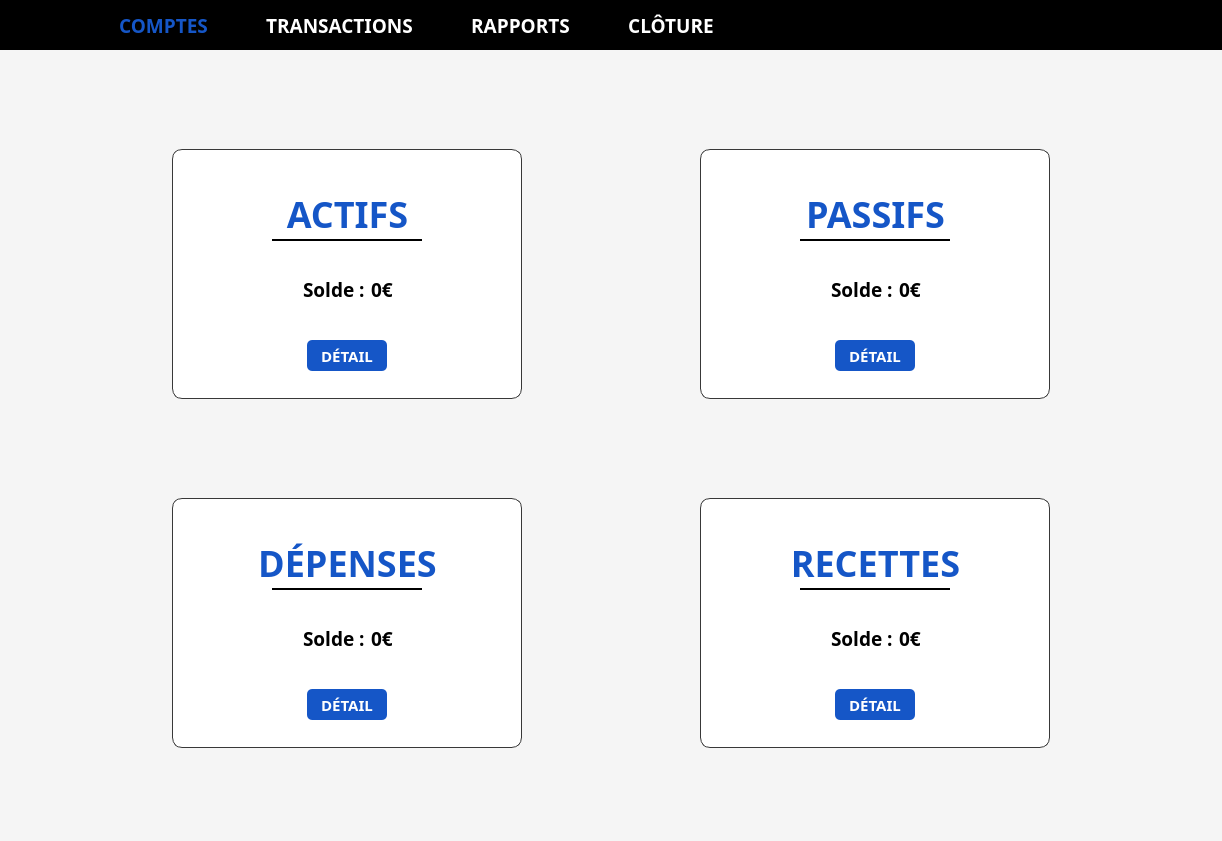
<?xml version="1.0" encoding="UTF-8"?>
<ui version="4.0">
 <class>ComptesView</class>
 <widget class="QMainWindow" name="ComptesView">
  <property name="geometry">
   <rect>
    <x>0</x>
    <y>0</y>
    <width>1222</width>
    <height>841</height>
   </rect>
  </property>
  <property name="windowTitle">
   <string>Treasurer - Comptes</string>
  </property>
  <widget class="QWidget" name="centralwidget">
   <property name="styleSheet">
    <string notr="true">background: #f5f5f5;</string>
   </property>
   <layout class="QGridLayout" name="gridLayout_2">
    <property name="leftMargin">
     <number>0</number>
    </property>
    <property name="topMargin">
     <number>0</number>
    </property>
    <property name="rightMargin">
     <number>0</number>
    </property>
    <property name="bottomMargin">
     <number>0</number>
    </property>
    <item row="0" column="0">
     <layout class="QVBoxLayout" name="verticalLayout">
      <item>
       <widget class="QWidget" name="widget" native="true">
        <property name="minimumSize">
         <size>
          <width>0</width>
          <height>50</height>
         </size>
        </property>
        <property name="maximumSize">
         <size>
          <width>16777215</width>
          <height>50</height>
         </size>
        </property>
        <property name="styleSheet">
         <string notr="true">background: #000000;</string>
        </property>
        <layout class="QHBoxLayout" name="horizontalLayout_3">
         <item>
          <layout class="QHBoxLayout" name="horizontalLayout_2">
           <property name="spacing">
            <number>50</number>
           </property>
           <property name="leftMargin">
            <number>15</number>
           </property>
           <item>
            <widget class="QLabel" name="label">
             <property name="minimumSize">
              <size>
               <width>41</width>
               <height>31</height>
              </size>
             </property>
             <property name="maximumSize">
              <size>
               <width>41</width>
               <height>31</height>
              </size>
             </property>
             <property name="text">
              <string/>
             </property>
             <property name="pixmap">
              <pixmap>../ressources/small-logo.svg</pixmap>
             </property>
             <property name="scaledContents">
              <bool>true</bool>
             </property>
            </widget>
           </item>
           <item>
            <widget class="QPushButton" name="comptes_button">
             <property name="font">
              <font>
               <family>Raleway</family>
               <pointsize>14</pointsize>
               <weight>75</weight>
               <bold>true</bold>
              </font>
             </property>
             <property name="styleSheet">
              <string notr="true">color: #1556C7;</string>
             </property>
             <property name="text">
              <string>COMPTES</string>
             </property>
             <property name="flat">
              <bool>true</bool>
             </property>
            </widget>
           </item>
           <item>
            <widget class="QPushButton" name="transaction_button">
             <property name="font">
              <font>
               <family>Raleway</family>
               <pointsize>14</pointsize>
               <weight>75</weight>
               <bold>true</bold>
              </font>
             </property>
             <property name="styleSheet">
              <string notr="true">color: #ffffff;</string>
             </property>
             <property name="text">
              <string>TRANSACTIONS</string>
             </property>
             <property name="flat">
              <bool>true</bool>
             </property>
            </widget>
           </item>
           <item>
            <widget class="QPushButton" name="rapports_button">
             <property name="font">
              <font>
               <family>Raleway</family>
               <pointsize>14</pointsize>
               <weight>75</weight>
               <bold>true</bold>
              </font>
             </property>
             <property name="styleSheet">
              <string notr="true">color: #ffffff;</string>
             </property>
             <property name="text">
              <string>RAPPORTS</string>
             </property>
             <property name="flat">
              <bool>true</bool>
             </property>
            </widget>
           </item>
           <item>
            <widget class="QPushButton" name="cloture_button">
             <property name="font">
              <font>
               <family>Raleway</family>
               <pointsize>14</pointsize>
               <weight>75</weight>
               <bold>true</bold>
              </font>
             </property>
             <property name="styleSheet">
              <string notr="true">color: #ffffff;</string>
             </property>
             <property name="text">
              <string>CLÔTURE</string>
             </property>
             <property name="flat">
              <bool>true</bool>
             </property>
            </widget>
           </item>
          </layout>
         </item>
         <item>
          <spacer name="horizontalSpacer">
           <property name="orientation">
            <enum>Qt::Horizontal</enum>
           </property>
           <property name="sizeHint" stdset="0">
            <size>
             <width>40</width>
             <height>20</height>
            </size>
           </property>
          </spacer>
         </item>
         <item>
          <layout class="QHBoxLayout" name="horizontalLayout">
           <property name="spacing">
            <number>15</number>
           </property>
           <item>
            <widget class="QPushButton" name="settings_button">
             <property name="layoutDirection">
              <enum>Qt::RightToLeft</enum>
             </property>
             <property name="text">
              <string/>
             </property>
             <property name="icon">
              <iconset>
               <normaloff>../ressources/settings.svg</normaloff>../ressources/settings.svg</iconset>
             </property>
             <property name="iconSize">
              <size>
               <width>28</width>
               <height>30</height>
              </size>
             </property>
             <property name="flat">
              <bool>true</bool>
             </property>
            </widget>
           </item>
           <item>
            <widget class="QPushButton" name="logout_button">
             <property name="sizePolicy">
              <sizepolicy hsizetype="Fixed" vsizetype="Fixed">
               <horstretch>0</horstretch>
               <verstretch>0</verstretch>
              </sizepolicy>
             </property>
             <property name="text">
              <string/>
             </property>
             <property name="icon">
              <iconset>
               <normaloff>../ressources/quit.svg</normaloff>../ressources/quit.svg</iconset>
             </property>
             <property name="iconSize">
              <size>
               <width>30</width>
               <height>30</height>
              </size>
             </property>
             <property name="flat">
              <bool>true</bool>
             </property>
            </widget>
           </item>
          </layout>
         </item>
        </layout>
       </widget>
      </item>
      <item>
       <spacer name="verticalSpacer_3">
        <property name="orientation">
         <enum>Qt::Vertical</enum>
        </property>
        <property name="sizeHint" stdset="0">
         <size>
          <width>20</width>
          <height>40</height>
         </size>
        </property>
       </spacer>
      </item>
      <item>
       <layout class="QHBoxLayout" name="horizontalLayout_4">
        <item>
         <widget class="QWidget" name="actifs" native="true">
          <property name="minimumSize">
           <size>
            <width>350</width>
            <height>250</height>
           </size>
          </property>
          <property name="maximumSize">
           <size>
            <width>350</width>
            <height>250</height>
           </size>
          </property>
          <property name="styleSheet">
           <string notr="true">QWidget#actifs {
border-style : solid; 
border-width: 1px;
border-color: rgb(56, 56, 56);
border-radius: 10px;
}

QWidget{
background: #ffffff;
}</string>
          </property>
          <widget class="QWidget" name="widget_7" native="true">
           <property name="geometry">
            <rect>
             <x>100</x>
             <y>90</y>
             <width>150</width>
             <height>2</height>
            </rect>
           </property>
           <property name="sizePolicy">
            <sizepolicy hsizetype="Preferred" vsizetype="Preferred">
             <horstretch>0</horstretch>
             <verstretch>0</verstretch>
            </sizepolicy>
           </property>
           <property name="minimumSize">
            <size>
             <width>150</width>
             <height>2</height>
            </size>
           </property>
           <property name="maximumSize">
            <size>
             <width>150</width>
             <height>2</height>
            </size>
           </property>
           <property name="styleSheet">
            <string notr="true">.QWidget {
background: #000000;
border: none;
border-radius: 0px;
}</string>
           </property>
          </widget>
          <widget class="QLabel" name="label_9">
           <property name="geometry">
            <rect>
             <x>10</x>
             <y>40</y>
             <width>331</width>
             <height>39</height>
            </rect>
           </property>
           <property name="sizePolicy">
            <sizepolicy hsizetype="Preferred" vsizetype="Fixed">
             <horstretch>0</horstretch>
             <verstretch>0</verstretch>
            </sizepolicy>
           </property>
           <property name="font">
            <font>
             <family>Raleway</family>
             <pointsize>27</pointsize>
             <weight>75</weight>
             <bold>true</bold>
            </font>
           </property>
           <property name="styleSheet">
            <string notr="true">color: #1556C7;</string>
           </property>
           <property name="text">
            <string>&lt;html&gt;&lt;head/&gt;&lt;body&gt;&lt;p align=&quot;center&quot;&gt;ACTIFS&lt;/p&gt;&lt;/body&gt;&lt;/html&gt;</string>
           </property>
          </widget>
          <widget class="QWidget" name="horizontalLayoutWidget_4">
           <property name="geometry">
            <rect>
             <x>20</x>
             <y>190</y>
             <width>311</width>
             <height>33</height>
            </rect>
           </property>
           <layout class="QHBoxLayout" name="horizontalLayout_6">
            <item>
             <widget class="QPushButton" name="connection_button">
              <property name="minimumSize">
               <size>
                <width>80</width>
                <height>31</height>
               </size>
              </property>
              <property name="maximumSize">
               <size>
                <width>80</width>
                <height>31</height>
               </size>
              </property>
              <property name="font">
               <font>
                <family>Raleway</family>
                <pointsize>11</pointsize>
                <weight>75</weight>
                <bold>true</bold>
               </font>
              </property>
              <property name="styleSheet">
               <string notr="true">QPushButton{
background : #1556C7;
color : #FFFFFF;
font-weight: bold;
border-radius: 5px;
border: none;
}</string>
              </property>
              <property name="text">
               <string>DÉTAIL</string>
              </property>
             </widget>
            </item>
           </layout>
          </widget>
          <widget class="QWidget" name="horizontalLayoutWidget_9">
           <property name="geometry">
            <rect>
             <x>10</x>
             <y>100</y>
             <width>331</width>
             <height>80</height>
            </rect>
           </property>
           <layout class="QHBoxLayout" name="horizontalLayout_12">
            <item>
             <layout class="QHBoxLayout" name="horizontalLayout_11">
              <item>
               <spacer name="horizontalSpacer_2">
                <property name="orientation">
                 <enum>Qt::Horizontal</enum>
                </property>
                <property name="sizeHint" stdset="0">
                 <size>
                  <width>40</width>
                  <height>20</height>
                 </size>
                </property>
               </spacer>
              </item>
              <item>
               <widget class="QLabel" name="label_8">
                <property name="font">
                 <font>
                  <family>Raleway</family>
                  <pointsize>14</pointsize>
                  <weight>75</weight>
                  <bold>true</bold>
                 </font>
                </property>
                <property name="text">
                 <string>Solde :</string>
                </property>
               </widget>
              </item>
              <item>
               <widget class="QLabel" name="actifsLabel">
                <property name="font">
                 <font>
                  <family>Raleway</family>
                  <pointsize>14</pointsize>
                  <weight>75</weight>
                  <bold>true</bold>
                 </font>
                </property>
                <property name="text">
                 <string>0€</string>
                </property>
               </widget>
              </item>
              <item>
               <spacer name="horizontalSpacer_3">
                <property name="orientation">
                 <enum>Qt::Horizontal</enum>
                </property>
                <property name="sizeHint" stdset="0">
                 <size>
                  <width>40</width>
                  <height>20</height>
                 </size>
                </property>
               </spacer>
              </item>
             </layout>
            </item>
           </layout>
          </widget>
         </widget>
        </item>
        <item>
         <widget class="QWidget" name="passifs" native="true">
          <property name="minimumSize">
           <size>
            <width>350</width>
            <height>250</height>
           </size>
          </property>
          <property name="maximumSize">
           <size>
            <width>350</width>
            <height>250</height>
           </size>
          </property>
          <property name="styleSheet">
           <string notr="true">QWidget#passifs {
border-style : solid; 
border-width: 1px;
border-color: rgb(56, 56, 56);
border-radius: 10px;
}

QWidget{
background: #ffffff;
}</string>
          </property>
          <widget class="QWidget" name="widget_10" native="true">
           <property name="geometry">
            <rect>
             <x>100</x>
             <y>90</y>
             <width>150</width>
             <height>2</height>
            </rect>
           </property>
           <property name="sizePolicy">
            <sizepolicy hsizetype="Preferred" vsizetype="Preferred">
             <horstretch>0</horstretch>
             <verstretch>0</verstretch>
            </sizepolicy>
           </property>
           <property name="minimumSize">
            <size>
             <width>150</width>
             <height>2</height>
            </size>
           </property>
           <property name="maximumSize">
            <size>
             <width>150</width>
             <height>2</height>
            </size>
           </property>
           <property name="styleSheet">
            <string notr="true">.QWidget {
background: #000000;
border: none;
border-radius: 0px;
}</string>
           </property>
          </widget>
          <widget class="QLabel" name="label_17">
           <property name="geometry">
            <rect>
             <x>10</x>
             <y>40</y>
             <width>331</width>
             <height>39</height>
            </rect>
           </property>
           <property name="sizePolicy">
            <sizepolicy hsizetype="Preferred" vsizetype="Fixed">
             <horstretch>0</horstretch>
             <verstretch>0</verstretch>
            </sizepolicy>
           </property>
           <property name="font">
            <font>
             <family>Raleway</family>
             <pointsize>27</pointsize>
             <weight>75</weight>
             <bold>true</bold>
            </font>
           </property>
           <property name="styleSheet">
            <string notr="true">color: #1556C7;</string>
           </property>
           <property name="text">
            <string>&lt;html&gt;&lt;head/&gt;&lt;body&gt;&lt;p align=&quot;center&quot;&gt;PASSIFS&lt;/p&gt;&lt;/body&gt;&lt;/html&gt;</string>
           </property>
          </widget>
          <widget class="QWidget" name="horizontalLayoutWidget_7">
           <property name="geometry">
            <rect>
             <x>20</x>
             <y>190</y>
             <width>311</width>
             <height>33</height>
            </rect>
           </property>
           <layout class="QHBoxLayout" name="horizontalLayout_9">
            <item>
             <widget class="QPushButton" name="connection_button_4">
              <property name="minimumSize">
               <size>
                <width>80</width>
                <height>31</height>
               </size>
              </property>
              <property name="maximumSize">
               <size>
                <width>80</width>
                <height>31</height>
               </size>
              </property>
              <property name="font">
               <font>
                <family>Raleway</family>
                <pointsize>11</pointsize>
                <weight>75</weight>
                <bold>true</bold>
               </font>
              </property>
              <property name="styleSheet">
               <string notr="true">QPushButton{
background : #1556C7;
color : #FFFFFF;
font-weight: bold;
border-radius: 5px;
border: none;
}</string>
              </property>
              <property name="text">
               <string>DÉTAIL</string>
              </property>
              <property name="flat">
               <bool>false</bool>
              </property>
             </widget>
            </item>
           </layout>
          </widget>
          <widget class="QWidget" name="horizontalLayoutWidget_11">
           <property name="geometry">
            <rect>
             <x>10</x>
             <y>100</y>
             <width>331</width>
             <height>80</height>
            </rect>
           </property>
           <layout class="QHBoxLayout" name="horizontalLayout_15">
            <item>
             <layout class="QHBoxLayout" name="horizontalLayout_16">
              <item>
               <spacer name="horizontalSpacer_6">
                <property name="orientation">
                 <enum>Qt::Horizontal</enum>
                </property>
                <property name="sizeHint" stdset="0">
                 <size>
                  <width>40</width>
                  <height>20</height>
                 </size>
                </property>
               </spacer>
              </item>
              <item>
               <widget class="QLabel" name="label_18">
                <property name="font">
                 <font>
                  <family>Raleway</family>
                  <pointsize>14</pointsize>
                  <weight>75</weight>
                  <bold>true</bold>
                 </font>
                </property>
                <property name="text">
                 <string>Solde :</string>
                </property>
               </widget>
              </item>
              <item>
               <widget class="QLabel" name="passifsLabel">
                <property name="font">
                 <font>
                  <family>Raleway</family>
                  <pointsize>14</pointsize>
                  <weight>75</weight>
                  <bold>true</bold>
                 </font>
                </property>
                <property name="text">
                 <string>0€</string>
                </property>
               </widget>
              </item>
              <item>
               <spacer name="horizontalSpacer_7">
                <property name="orientation">
                 <enum>Qt::Horizontal</enum>
                </property>
                <property name="sizeHint" stdset="0">
                 <size>
                  <width>40</width>
                  <height>20</height>
                 </size>
                </property>
               </spacer>
              </item>
             </layout>
            </item>
           </layout>
          </widget>
         </widget>
        </item>
       </layout>
      </item>
      <item>
       <spacer name="verticalSpacer_2">
        <property name="orientation">
         <enum>Qt::Vertical</enum>
        </property>
        <property name="sizeHint" stdset="0">
         <size>
          <width>20</width>
          <height>40</height>
         </size>
        </property>
       </spacer>
      </item>
      <item>
       <layout class="QHBoxLayout" name="horizontalLayout_5">
        <item>
         <widget class="QWidget" name="depenses" native="true">
          <property name="minimumSize">
           <size>
            <width>350</width>
            <height>250</height>
           </size>
          </property>
          <property name="maximumSize">
           <size>
            <width>350</width>
            <height>250</height>
           </size>
          </property>
          <property name="styleSheet">
           <string notr="true">QWidget#depenses {
border-style : solid; 
border-width: 1px;
border-color: rgb(56, 56, 56);
border-radius: 10px;
}

QWidget{
background: #ffffff;
}</string>
          </property>
          <widget class="QWidget" name="widget_11" native="true">
           <property name="geometry">
            <rect>
             <x>100</x>
             <y>90</y>
             <width>150</width>
             <height>2</height>
            </rect>
           </property>
           <property name="sizePolicy">
            <sizepolicy hsizetype="Preferred" vsizetype="Preferred">
             <horstretch>0</horstretch>
             <verstretch>0</verstretch>
            </sizepolicy>
           </property>
           <property name="minimumSize">
            <size>
             <width>150</width>
             <height>2</height>
            </size>
           </property>
           <property name="maximumSize">
            <size>
             <width>150</width>
             <height>2</height>
            </size>
           </property>
           <property name="styleSheet">
            <string notr="true">.QWidget {
background: #000000;
border: none;
border-radius: 0px;
}</string>
           </property>
          </widget>
          <widget class="QLabel" name="label_20">
           <property name="geometry">
            <rect>
             <x>10</x>
             <y>40</y>
             <width>331</width>
             <height>39</height>
            </rect>
           </property>
           <property name="sizePolicy">
            <sizepolicy hsizetype="Preferred" vsizetype="Fixed">
             <horstretch>0</horstretch>
             <verstretch>0</verstretch>
            </sizepolicy>
           </property>
           <property name="font">
            <font>
             <family>Raleway</family>
             <pointsize>27</pointsize>
             <weight>75</weight>
             <bold>true</bold>
            </font>
           </property>
           <property name="styleSheet">
            <string notr="true">color: #1556C7;</string>
           </property>
           <property name="text">
            <string>&lt;html&gt;&lt;head/&gt;&lt;body&gt;&lt;p align=&quot;center&quot;&gt;DÉPENSES&lt;/p&gt;&lt;/body&gt;&lt;/html&gt;</string>
           </property>
          </widget>
          <widget class="QWidget" name="horizontalLayoutWidget_8">
           <property name="geometry">
            <rect>
             <x>20</x>
             <y>190</y>
             <width>311</width>
             <height>33</height>
            </rect>
           </property>
           <layout class="QHBoxLayout" name="horizontalLayout_10">
            <item>
             <widget class="QPushButton" name="connection_button_5">
              <property name="minimumSize">
               <size>
                <width>80</width>
                <height>31</height>
               </size>
              </property>
              <property name="maximumSize">
               <size>
                <width>80</width>
                <height>31</height>
               </size>
              </property>
              <property name="font">
               <font>
                <family>Raleway</family>
                <pointsize>11</pointsize>
                <weight>75</weight>
                <bold>true</bold>
               </font>
              </property>
              <property name="styleSheet">
               <string notr="true">QPushButton{
background : #1556C7;
color : #FFFFFF;
font-weight: bold;
border-radius: 5px;
border: none;
}</string>
              </property>
              <property name="text">
               <string>DÉTAIL</string>
              </property>
             </widget>
            </item>
           </layout>
          </widget>
          <widget class="QWidget" name="horizontalLayoutWidget_12">
           <property name="geometry">
            <rect>
             <x>10</x>
             <y>100</y>
             <width>331</width>
             <height>80</height>
            </rect>
           </property>
           <layout class="QHBoxLayout" name="horizontalLayout_17">
            <item>
             <layout class="QHBoxLayout" name="horizontalLayout_18">
              <item>
               <spacer name="horizontalSpacer_8">
                <property name="orientation">
                 <enum>Qt::Horizontal</enum>
                </property>
                <property name="sizeHint" stdset="0">
                 <size>
                  <width>40</width>
                  <height>20</height>
                 </size>
                </property>
               </spacer>
              </item>
              <item>
               <widget class="QLabel" name="label_21">
                <property name="font">
                 <font>
                  <family>Raleway</family>
                  <pointsize>14</pointsize>
                  <weight>75</weight>
                  <bold>true</bold>
                 </font>
                </property>
                <property name="text">
                 <string>Solde :</string>
                </property>
               </widget>
              </item>
              <item>
               <widget class="QLabel" name="depensesLabel">
                <property name="font">
                 <font>
                  <family>Raleway</family>
                  <pointsize>14</pointsize>
                  <weight>75</weight>
                  <bold>true</bold>
                 </font>
                </property>
                <property name="text">
                 <string>0€</string>
                </property>
               </widget>
              </item>
              <item>
               <spacer name="horizontalSpacer_9">
                <property name="orientation">
                 <enum>Qt::Horizontal</enum>
                </property>
                <property name="sizeHint" stdset="0">
                 <size>
                  <width>40</width>
                  <height>20</height>
                 </size>
                </property>
               </spacer>
              </item>
             </layout>
            </item>
           </layout>
          </widget>
         </widget>
        </item>
        <item>
         <widget class="QWidget" name="recettes" native="true">
          <property name="minimumSize">
           <size>
            <width>350</width>
            <height>250</height>
           </size>
          </property>
          <property name="maximumSize">
           <size>
            <width>350</width>
            <height>250</height>
           </size>
          </property>
          <property name="styleSheet">
           <string notr="true">QWidget#recettes {
border-style : solid; 
border-width: 1px;
border-color: rgb(56, 56, 56);
border-radius: 10px;
}

QWidget{
background: #ffffff;
}</string>
          </property>
          <widget class="QWidget" name="widget_9" native="true">
           <property name="geometry">
            <rect>
             <x>100</x>
             <y>90</y>
             <width>150</width>
             <height>2</height>
            </rect>
           </property>
           <property name="sizePolicy">
            <sizepolicy hsizetype="Preferred" vsizetype="Preferred">
             <horstretch>0</horstretch>
             <verstretch>0</verstretch>
            </sizepolicy>
           </property>
           <property name="minimumSize">
            <size>
             <width>150</width>
             <height>2</height>
            </size>
           </property>
           <property name="maximumSize">
            <size>
             <width>150</width>
             <height>2</height>
            </size>
           </property>
           <property name="styleSheet">
            <string notr="true">.QWidget {
background: #000000;
border: none;
border-radius: 0px;
}</string>
           </property>
          </widget>
          <widget class="QLabel" name="label_14">
           <property name="geometry">
            <rect>
             <x>10</x>
             <y>40</y>
             <width>331</width>
             <height>39</height>
            </rect>
           </property>
           <property name="sizePolicy">
            <sizepolicy hsizetype="Preferred" vsizetype="Fixed">
             <horstretch>0</horstretch>
             <verstretch>0</verstretch>
            </sizepolicy>
           </property>
           <property name="font">
            <font>
             <family>Raleway</family>
             <pointsize>27</pointsize>
             <weight>75</weight>
             <bold>true</bold>
            </font>
           </property>
           <property name="styleSheet">
            <string notr="true">color: #1556C7;</string>
           </property>
           <property name="text">
            <string>&lt;html&gt;&lt;head/&gt;&lt;body&gt;&lt;p align=&quot;center&quot;&gt;RECETTES&lt;/p&gt;&lt;/body&gt;&lt;/html&gt;</string>
           </property>
          </widget>
          <widget class="QWidget" name="horizontalLayoutWidget_6">
           <property name="geometry">
            <rect>
             <x>20</x>
             <y>190</y>
             <width>311</width>
             <height>33</height>
            </rect>
           </property>
           <layout class="QHBoxLayout" name="horizontalLayout_8">
            <item>
             <widget class="QPushButton" name="connection_button_3">
              <property name="minimumSize">
               <size>
                <width>80</width>
                <height>31</height>
               </size>
              </property>
              <property name="maximumSize">
               <size>
                <width>80</width>
                <height>31</height>
               </size>
              </property>
              <property name="font">
               <font>
                <family>Raleway</family>
                <pointsize>11</pointsize>
                <weight>75</weight>
                <bold>true</bold>
               </font>
              </property>
              <property name="styleSheet">
               <string notr="true">QPushButton{
background : #1556C7;
color : #FFFFFF;
font-weight: bold;
border-radius: 5px;
border: none;
}</string>
              </property>
              <property name="text">
               <string>DÉTAIL</string>
              </property>
             </widget>
            </item>
           </layout>
          </widget>
          <widget class="QWidget" name="horizontalLayoutWidget_10">
           <property name="geometry">
            <rect>
             <x>10</x>
             <y>100</y>
             <width>331</width>
             <height>80</height>
            </rect>
           </property>
           <layout class="QHBoxLayout" name="horizontalLayout_13">
            <item>
             <layout class="QHBoxLayout" name="horizontalLayout_14">
              <item>
               <spacer name="horizontalSpacer_4">
                <property name="orientation">
                 <enum>Qt::Horizontal</enum>
                </property>
                <property name="sizeHint" stdset="0">
                 <size>
                  <width>40</width>
                  <height>20</height>
                 </size>
                </property>
               </spacer>
              </item>
              <item>
               <widget class="QLabel" name="label_15">
                <property name="font">
                 <font>
                  <family>Raleway</family>
                  <pointsize>14</pointsize>
                  <weight>75</weight>
                  <bold>true</bold>
                 </font>
                </property>
                <property name="text">
                 <string>Solde :</string>
                </property>
               </widget>
              </item>
              <item>
               <widget class="QLabel" name="recettesLabel">
                <property name="font">
                 <font>
                  <family>Raleway</family>
                  <pointsize>14</pointsize>
                  <weight>75</weight>
                  <bold>true</bold>
                 </font>
                </property>
                <property name="text">
                 <string>0€</string>
                </property>
               </widget>
              </item>
              <item>
               <spacer name="horizontalSpacer_5">
                <property name="orientation">
                 <enum>Qt::Horizontal</enum>
                </property>
                <property name="sizeHint" stdset="0">
                 <size>
                  <width>40</width>
                  <height>20</height>
                 </size>
                </property>
               </spacer>
              </item>
             </layout>
            </item>
           </layout>
          </widget>
         </widget>
        </item>
       </layout>
      </item>
      <item>
       <spacer name="verticalSpacer">
        <property name="orientation">
         <enum>Qt::Vertical</enum>
        </property>
        <property name="sizeHint" stdset="0">
         <size>
          <width>20</width>
          <height>40</height>
         </size>
        </property>
       </spacer>
      </item>
     </layout>
    </item>
   </layout>
  </widget>
 </widget>
 <resources/>
 <connections/>
</ui>
